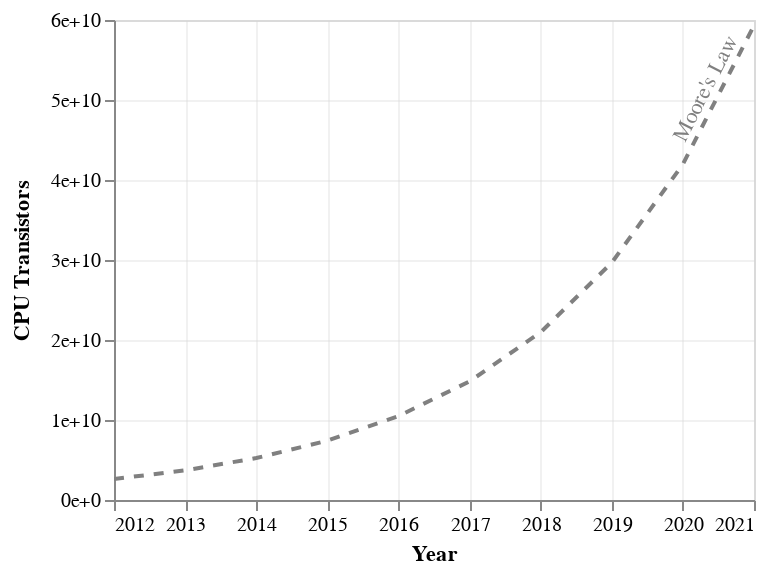

This figure's notebook cell:
### Code cell
moores = alt.Chart(data_years, width=320, height=240).transform_calculate(
    moore='2500*pow(2, (year(datum.year) - 1972)/2)',
).encode(
    x=alt.X('year:T', title='Year'),
    y=alt.Y('moore:Q', axis=alt.Axis(format='.0e'), title='CPU Transistors'),
).mark_line(size=2, color='gray', strokeDash=[5])

# moores_label = alt.Chart(data_years, width=320, height=240).encode(
#     x='max(year):T',
#     y=alt.Y('moore:Q', aggregate={'argmax': 'year'}),
# ).mark_text(align='right', dx=5, text='year')
moores_label = alt.Chart(data_years, width=320, height=240).transform_calculate(
    moore='2500*pow(2, (year(datum.year) - 1972)/2)',
).encode(
    x='max(year):T',
    # y=alt.Y(field='moore:Q', aggregate={'argmax': 'year'}),
    y=alt.Y('moore:Q'),
    text='label',
).mark_text(align='right', dx=-10, dy=-7, angle=297, color='gray',)

chart = (moores+moores_label).configure_axis(
    gridColor='lightgrey',
    gridOpacity=0.33,
    labelFontStyle='Roboto-Regular',
    titleFont='Roboto-Regular',
)

chart.interactive()

### Figure 1 — Vega-Lite specification as saved in the notebook (floating-point values rounded to 4 significant figures)
{"config": {"view": {"continuousWidth": 400, "continuousHeight": 300}, "axis": {"gridColor": "lightgrey", "gridOpacity": 0.33, "labelFontStyle": "Roboto-Regular", "titleFont": "Roboto-Regular"}}, "layer": [{"mark": {"type": "line", "color": "gray", "size": 2, "strokeDash": [5]}, "encoding": {"x": {"type": "temporal", "field": "year", "title": "Year"}, "y": {"type": "quantitative", "axis": {"format": ".0e"}, "field": "moore", "title": "CPU Transistors"}}, "height": 240, "selection": {"selector002": {"type": "interval", "bind": "scales", "encodings": ["x", "y"]}}, "transform": [{"calculate": "2500*pow(2, (year(datum.year) - 1972)/2)", "as": "moore"}], "width": 320}, {"mark": {"type": "text", "align": "right", "angle": 297, "color": "gray", "dx": -10, "dy": -7}, "encoding": {"text": {"type": "nominal", "field": "label"}, "x": {"type": "temporal", "aggregate": "max", "field": "year"}, "y": {"type": "quantitative", "field": "moore"}}, "height": 240, "transform": [{"calculate": "2500*pow(2, (year(datum.year) - 1972)/2)", "as": "moore"}], "width": 320}], "data": {"name": "data-b412f8e0a903549d727c5fa78d76affb"}, "$schema": "https://vega.github.io/schema/vega-lite/v4.8.1.json", "datasets": {"data-b412f8e0a903549d727c5fa78d76affb": [{"year": "2012-01-01T00:00:00", "label": ""}, {"year": "2013-01-01T00:00:00", "label": ""}, {"year": "2014-01-01T00:00:00", "label": ""}, {"year": "2015-01-01T00:00:00", "label": ""}, {"year": "2016-01-01T00:00:00", "label": ""}, {"year": "2017-01-01T00:00:00", "label": ""}, {"year": "2018-01-01T00:00:00", "label": ""}, {"year": "2019-01-01T00:00:00", "label": ""}, {"year": "2020-01-01T00:00:00", "label": ""}, {"year": "2021-01-01T00:00:00", "label": "Moore's Law"}]}}
